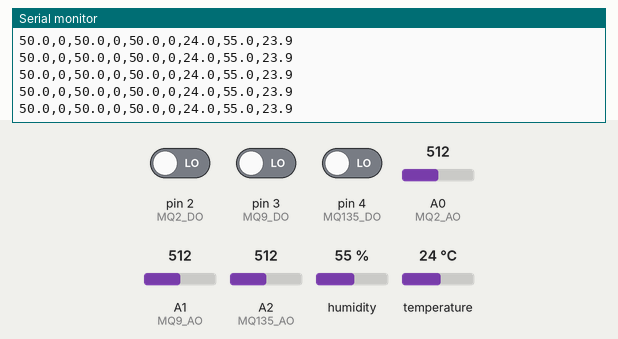
Recording of a sketch running on a simulated Arduino Uno, built with avr-gcc and run on an emulated ATmega328P. Parts: the last lines printed to the serial monitor. The inputs (shaded band) are chosen by the test bench; at power-on: A0 (MQ2_AO) = 512, A1 (MQ9_AO) = 512, A2 (MQ135_AO) = 512, pin 2 (MQ2_DO) LOW, pin 3 (MQ9_DO) LOW, pin 4 (MQ135_DO) LOW, humidity 55 %, temperature 24 °C.

Above: at 1.2 s.
1.3 s: A0 (MQ2_AO) set to 110
At 2.0 s:
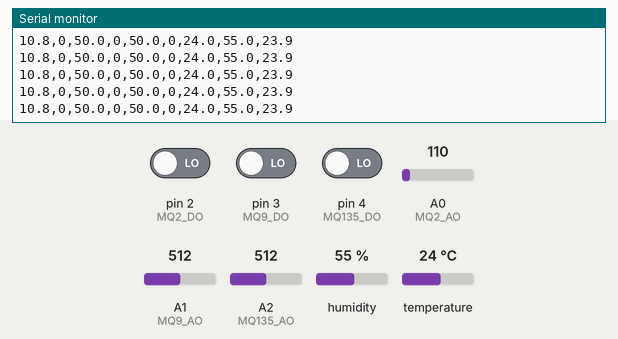
7.3 s: A0 (MQ2_AO) set to 96
At 8.3 s:
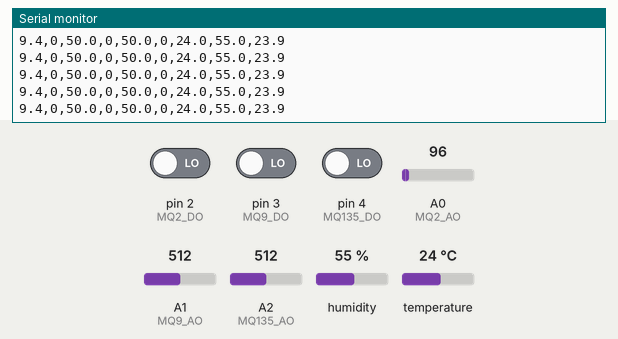
13.3 s: A1 (MQ9_AO) set to 112
At 14.0 s:
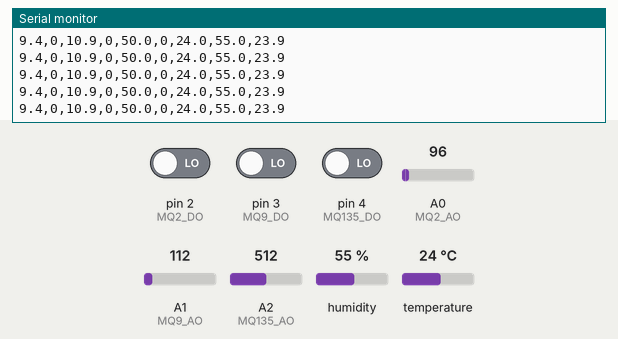
19.3 s: A1 (MQ9_AO) set to 92
At 19.9 s:
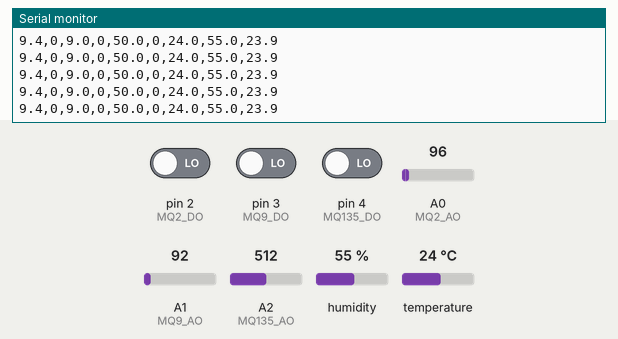
25.3 s: A2 (MQ135_AO) set to 112
At 26.4 s:
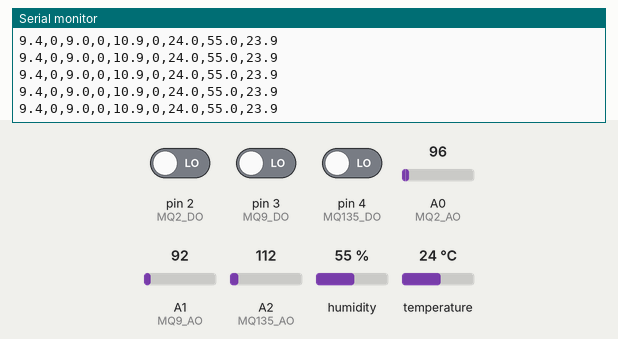
31.3 s: A2 (MQ135_AO) set to 95
At 32.4 s:
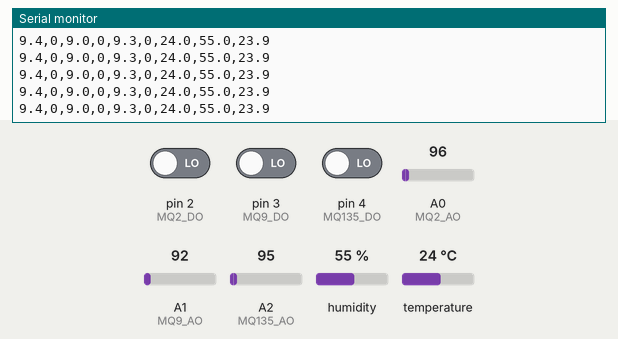
Timing chart, 0 to 34.3 s (numbered marks = the images above; inputs shaded):
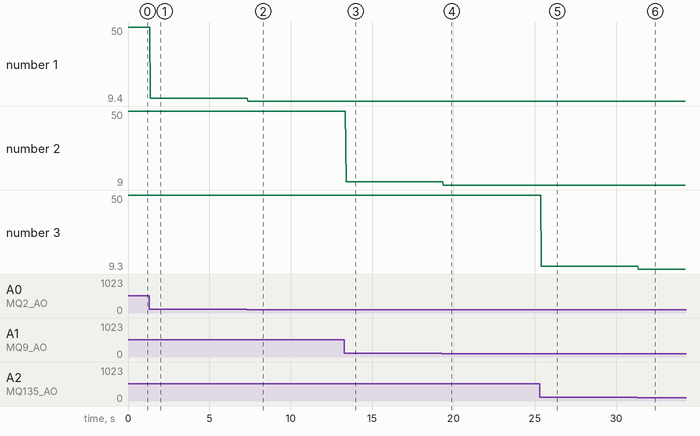

The sketch:

arduino.ino
```cpp
#include <DHT.h>

// === Pin Definitions ===
const int MQ2_AO = A0;
const int MQ2_DO = 2;

const int MQ9_AO = A1;
const int MQ9_DO = 3;

const int MQ135_AO = A2;
const int MQ135_DO = 4;

#define DHTPIN 5
#define DHTTYPE DHT11
DHT dht(DHTPIN, DHTTYPE);

void setup() {
  Serial.begin(9600);

  pinMode(MQ2_DO, INPUT);
  pinMode(MQ9_DO, INPUT);
  pinMode(MQ135_DO, INPUT);

  dht.begin();
}

void loop() {
  int mq2Analog = analogRead(MQ2_AO);
  int mq9Analog = analogRead(MQ9_AO);
  int mq135Analog = analogRead(MQ135_AO);

  float mq2_percent = (mq2Analog / 1023.0) * 100.0;
  float mq9_percent = (mq9Analog / 1023.0) * 100.0;
  float mq135_percent = (mq135Analog / 1023.0) * 100.0;

  int mq2Digital = digitalRead(MQ2_DO);
  int mq9Digital = digitalRead(MQ9_DO);
  int mq135Digital = digitalRead(MQ135_DO);

  float temperature = dht.readTemperature();
  float humidity = dht.readHumidity();

  if (!isnan(temperature) && !isnan(humidity)) {
    float heatIndex = dht.computeHeatIndex(temperature, humidity, false);

    // === OUTPUT CSV LINE ===
    Serial.print(mq2_percent, 1); Serial.print(",");
    Serial.print(mq2Digital); Serial.print(",");
    Serial.print(mq9_percent, 1); Serial.print(",");
    Serial.print(mq9Digital); Serial.print(",");
    Serial.print(mq135_percent, 1); Serial.print(",");
    Serial.print(mq135Digital); Serial.print(",");
    Serial.print(temperature, 1); Serial.print(",");
    Serial.print(humidity, 1); Serial.print(",");
    Serial.println(heatIndex, 1);
  }
}
```

Measured:
- after the input at 1.3 s, the serial monitor: prints a new line after 0.07 s (image 1)
- after the input at 7.3 s, the serial monitor: prints a new line after 0.07 s (image 2)
- after the input at 13.3 s, the serial monitor: prints a new line after 0.10 s (image 3)
- after the input at 19.3 s, the serial monitor: prints a new line after 0.09 s (image 4)
- after the input at 25.3 s, the serial monitor: prints a new line after 0.10 s (image 5)
- after the input at 31.3 s, the serial monitor: prints a new line after 0.07 s (image 6)
- plotted number 1: 50 → 10.8 after the input at 1.3 s, 10.8 → 9.4 after the input at 7.3 s
- plotted number 2: 50 → 10.9 after the input at 13.3 s, 10.9 → 9 after the input at 19.3 s
